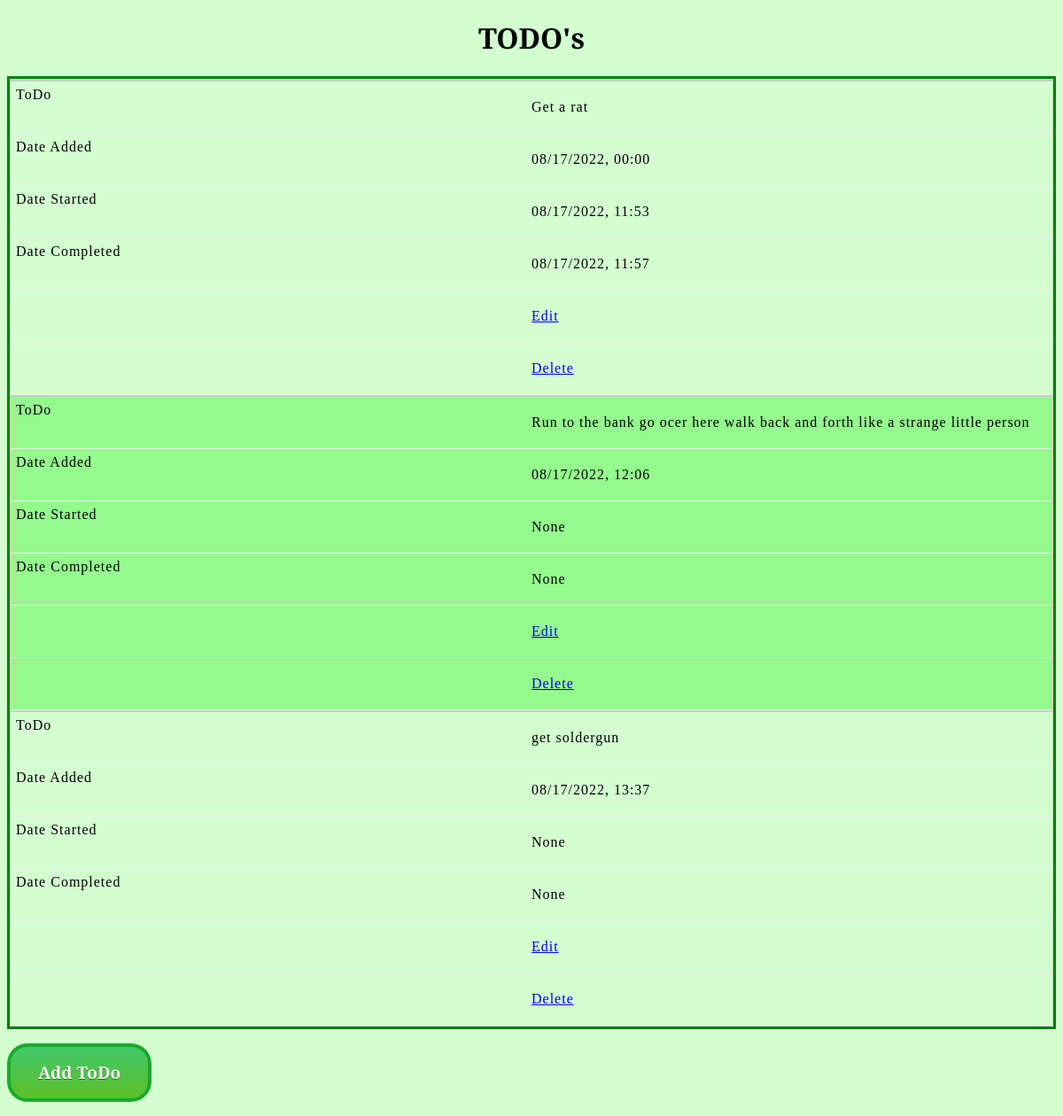
The page / on the database its author committed.
### main.py (models this page shows)
class ToDo(db.Model):
    __tablename__ = "todos"
    id = db.Column(db.Integer, primary_key=True)
    name = db.Column(db.String(500), unique=True, nullable=False)
    date_added = db.Column(db.String(250), nullable=False)
    date_started = db.Column(db.String(250), nullable=True)
    date_completed = db.Column(db.String(250), nullable=True)

### main.py (the view)
@app.route('/')
def all_todos():
    todos = db.session.query(ToDo).all()
    return render_template('index.html', todos=todos)

### templates/index.html (shortened to what this page needs)
<!doctype html>
<html class="no-js" lang="">
    <head>
        <link href="static/style.css" rel="stylesheet">
    </head>
    <body>
        <div>
        <h1>TODO's</h1>
        </div>
        <div>
            <table>
                <tr>
                </tr>
                {% for todo in todos %}
                <tr>
                    <td>{{ todo.name }}</td>
                    <td>{{ todo.date_added }}</td>
                    <td>{{ todo.date_started }}</td>
                    <td>{{ todo.date_completed }}</td>
                    <td><a href="{{url_for('edit_todo', todo_id=todo.id)}}">Edit</td>
                    <td><a href="{{url_for('delete_todo', todo_id=todo.id) }}">Delete</a></td>
                </tr>
                {% endfor %}
            </table>
            <div>
                    <p><a href="{{ url_for('add_todo') }}", class="myButton">Add ToDo</a></p>
            </div>
    </body>
</html>

### static/style.css (style rules this page uses)
table { table-layout: fixed; width: 100%; border-collapse: collapse; border: 3px solid green; }
th, td { padding: 20px; }
html { font-family: 'Playfair Display', serif; }
h1 { font-family: 'Playfair Display', bold; text-align: center; }
td { letter-spacing: 1px; }
tbody td { text-align: left; }
tbody tr:nth-child(odd) { background-color: #94fa8e; }
tbody tr:nth-child(even) { background-color: #d3ffd0; }
tbody tr { background-image: "green.jpg"; }
table { background-color: #94fa8e; }
@media only screen and (max-width: 760px),
(min-device-width: 768px) and (max-device-width: 1024px) { table, tbody, th, td, tr { display: block; } }
@media only screen and (max-width: 760px),
(min-device-width: 768px) and (max-device-width: 1024px) { tr { border: 1px solid #ccc; } }
@media only screen and (max-width: 760px),
(min-device-width: 768px) and (max-device-width: 1024px) { td { border: none; border-bottom: 1px solid #eee; position: relative; padding-left: 50%; } }
@media only screen and (max-width: 760px),
(min-device-width: 768px) and (max-device-width: 1024px) { td:before { position: absolute; top: 6px; left: 6px; width: 45%; padding-right: 10px; white-space: nowrap; } }
@media only screen and (max-width: 760px),
(min-device-width: 768px) and (max-device-width: 1024px) { td:nth-of-type(1):before { content: "ToDo"; } }
@media only screen and (max-width: 760px),
(min-device-width: 768px) and (max-device-width: 1024px) { td:nth-of-type(2):before { content: "Date Added"; } }
@media only screen and (max-width: 760px),
(min-device-width: 768px) and (max-device-width: 1024px) { td:nth-of-type(3):before { content: "Date Started"; } }
@media only screen and (max-width: 760px),
(min-device-width: 768px) and (max-device-width: 1024px) { td:nth-of-type(4):before { content: "Date Completed"; } }
body { background-color: #d3ffd0; }
.myButton { box-shadow: 0px 0px 0px 0px #3dc21b; background:linear-gradient(to bottom, #44c767 5%, #5cbf2a 100%); background-color:#44c767; border-radius:23px; border:4px solid #18ab29; display:inline-block; cursor:pointer; color:#ffffff; font-family: 'Playfair Display', serif; font-size:19px; font-weight:bold; padding:16px 31px; text-decoration:none; text-shadow:0px 1px 0px #2f6627; }

### rows shown on the page
ToDo: name "Get a rat", date_added "08/17/2022, 00:00", date_started "08/17/2022, 11:53", date_completed "08/17/2022, 11:57"
ToDo: name "Run to the bank go ocer here walk back and forth like a strange little person", date_added "08/17/2022, 12:06", date_started "None", date_completed "None"
ToDo: name "get soldergun", date_added "08/17/2022, 13:37", date_started "None", date_completed "None"
